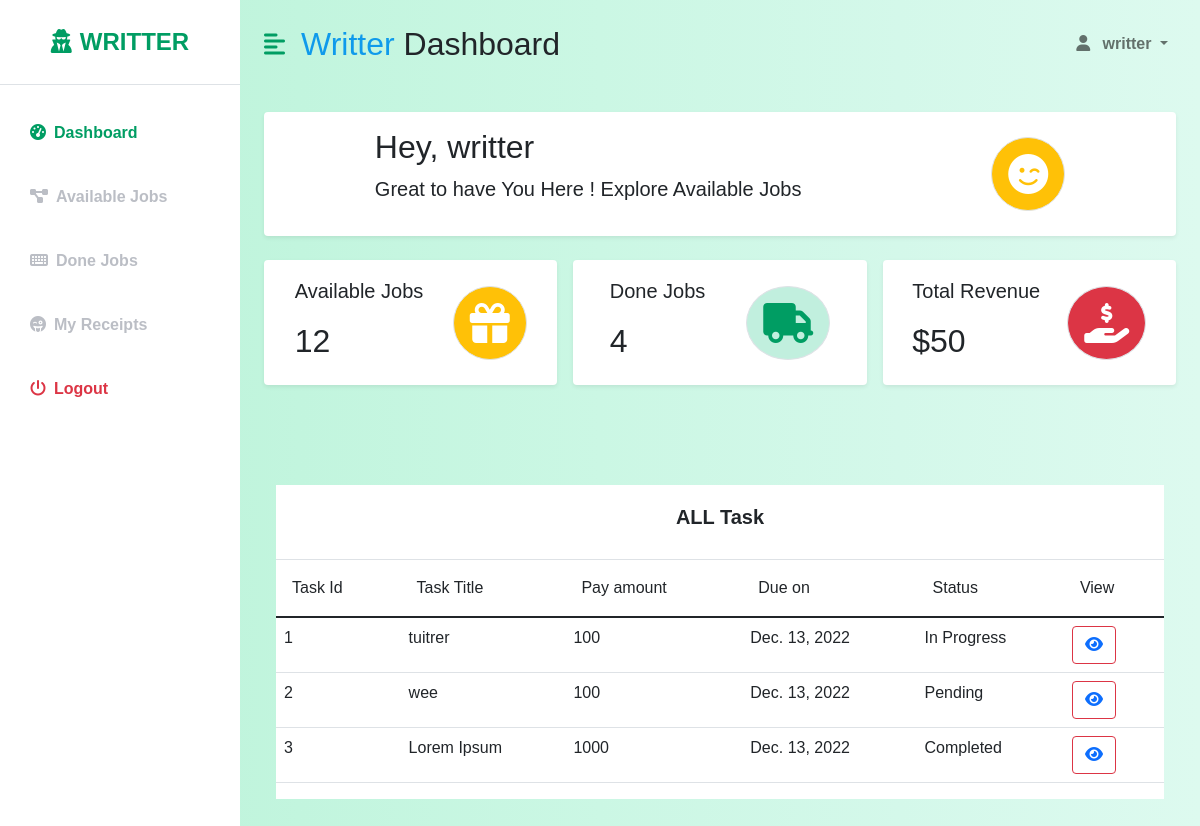
The app's page /app/writter/ (signed in), older data.
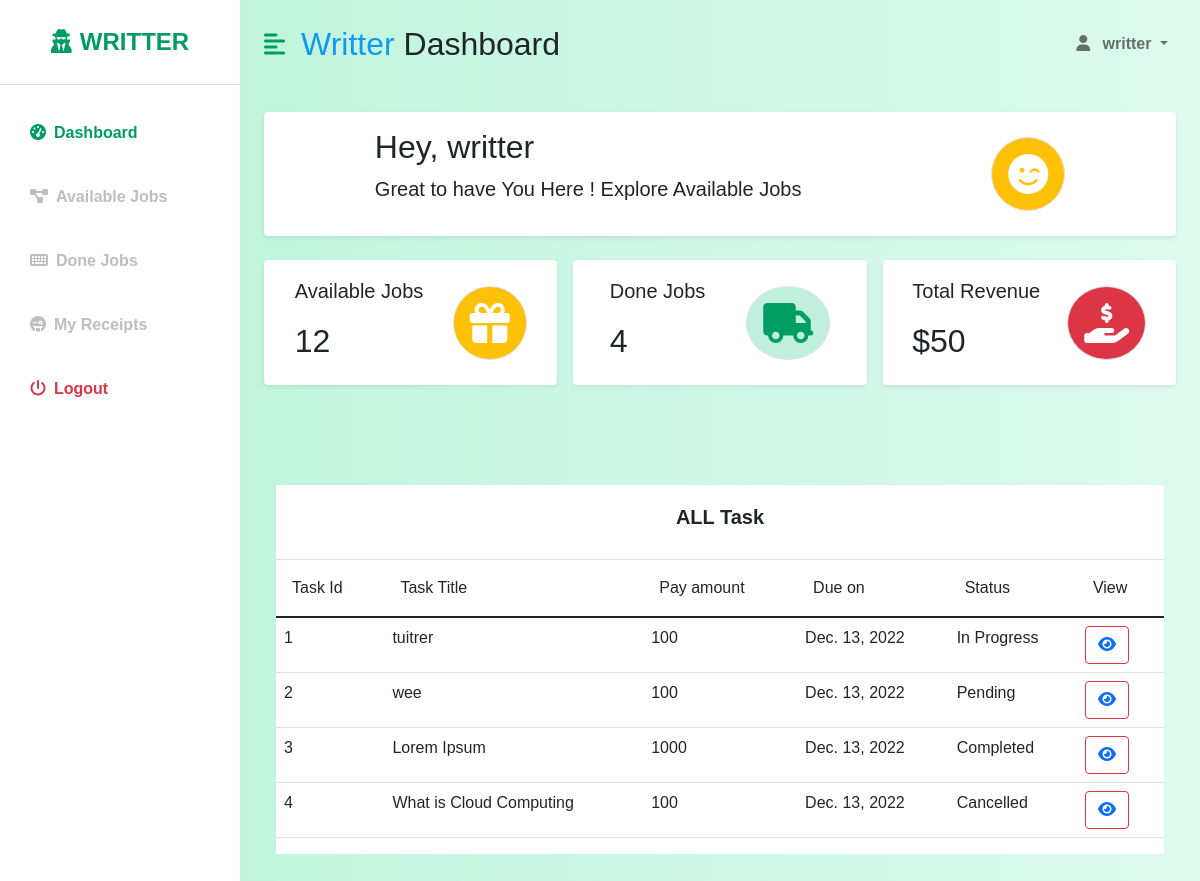
The same page, newer data.
### app/models.py (models this page shows, shortened)
class Task(models.Model):
    id = models.AutoField(primary_key=True)
    title = models.CharField(max_length=100,default='',null=True,blank=True)
    description = models.TextField(default='',null=True,blank=True)
    file = models.FileField(upload_to='files/',default='',null=True)
    client_amount = models.IntegerField(default=0,null=True,blank=True)
    admin_amount = models.IntegerField(default=0,   null=True,blank=True)
    due_date = models.DateField(default='',null=True,blank=True)
    status = models.CharField(max_length=100,default='',null=True,blank=True)

### app/views.py (the view)
# urls.py: path('writter/', views.writter, name='writter'),
def writter(request):
    if not request.user.is_writter:
        return redirect('login_view')
    tasks = Task.objects.all()
    context = {
        'tasks':tasks
    }
    return render(request,'writter/writter.html',context)

### templates/writter/writter.html (shortened to what the changed rows need)
{% load static %}
<!DOCTYPE html>
<html lang="en">
  <head>
    <link
      rel="stylesheet"
      href="https://cdnjs.cloudflare.com/ajax/libs/font-awesome/6.1.2/css/all.min.css"
    />
    <link
      href="https://cdn.jsdelivr.net/npm/bootstrap@5.0.2/dist/css/bootstrap.min.css"
      rel="stylesheet"
    />
     <link
     rel="stylesheet"
     type="text/css"
     href="{% static 'dashboard.css' %}"
   />
  </head>
  <body>
    <div class="d-flex" id="wrapper">
        <div id="page-content-wrapper">
            <nav class="navbar navbar-expand-lg navbar-light bg-transparent py-4 px-4">
                <div class="d-flex align-items-center">
                    <h2 class="fs-2 m-0"><span class="client">Writter</span> Dashboard</h2>
                </div>
            </nav>
            <div class="container-fluid px-4">
                <div class="container">
                    <div class="row my-5">
                <div class="col-12">
                    <div class="card">
                            <div class="table-responsive">
                                <table class="table">
                                    <thead class="thead-light">
                                        <tr>
                                            <th scope="col">Task Id</th>
                                            <th scope="col">Task Title</th>
                                            <th scope="col">Pay amount</th>
                                            <th scope="col">Due on </th>
                                            <th scope="col">Status</th>
                                            <th scope="col">View</th>
                                        </tr>
                                    </thead>
                                    <tbody class="customtable">
                                        {% for task in tasks %}
                                        <tr>
                                            <td>{{task.id}}</td>
                                            <td>{{task.title}}</td>
                                            <td>{{task.client_amount}}</td>
                                            <td>{{task.due_date}}</td>
                                            <td>{{task.status }}</td>
                                            <td><button class="btn btn-block btn-outline-danger"><a href="{% url 'view' task.id %}"><i  class="fas fa-eye"></i></i></a></button></td>
                                        </tr>
                                        {% endfor %}
                                    </tbody>
                                </table>
                            </div>
                    </div>
                </div>
            </div>
               </div>
                </div>
            </div>
        </div>
</body>
</html>

Row changes from the older to the newer data that the page shows:
added Task: id "4", title "What is Cloud Computing", client_amount "100", due_date "Dec. 13, 2022", status "Cancelled"
